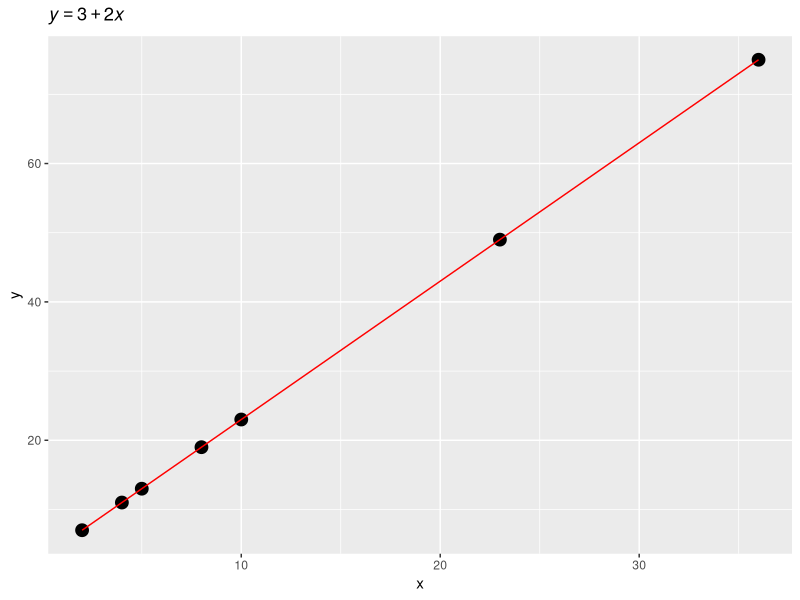
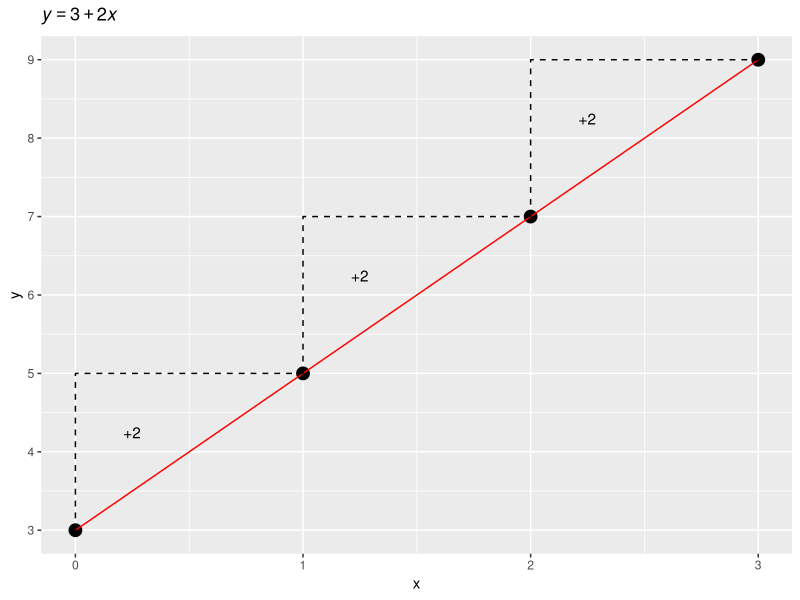
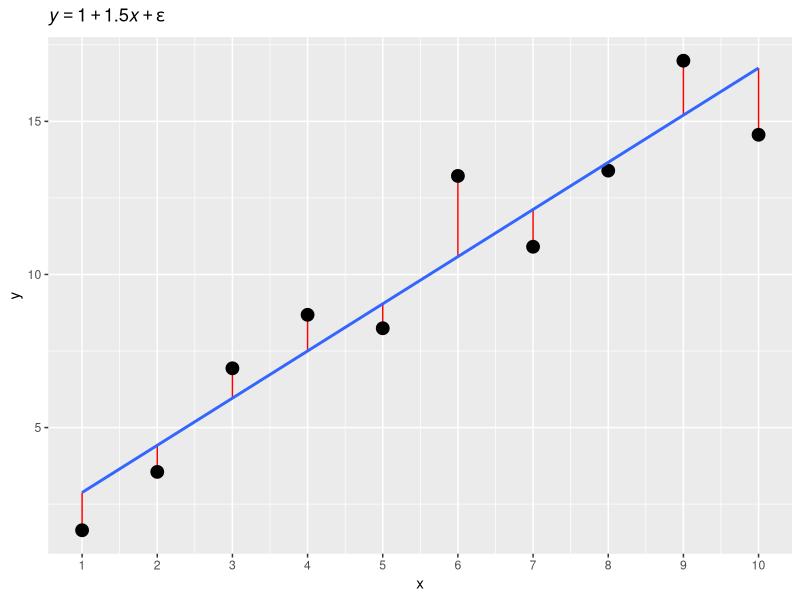

The R script that drew these images, in order:
## ---- chunk 1
#| label: setup
#| include: false

library(tidyverse)

## ---- chunk 2
#| label: homerwork
#| code-fold: true

library(tidyverse)

line <- tibble(
  x = c(2, 4, 5, 8, 10, 23, 36),
  y = 3 + 2 * x
)

ggplot(line, aes(x, y)) +
  geom_point(size = 4) +
  geom_line(colour = "red") +
  labs(title = bquote(italic(y) == 3 + 2 * italic(x)))
## ---- chunk 3
#| label: fig-unit-increase
#| fig-cap: "Illustration of the meaning of the slope: with a slope of 2, for each unit increase of $x$, $y$ increases by 2."
#| code-fold: true

line <- tibble(
  x = 0:3,
  y = 3 + 2 * x
)

ggplot(line, aes(x, y)) +
  geom_point(size = 4) +
  geom_line(colour = "red") +
  annotate("path", x = c(0, 0, 1), y = c(3, 5, 5), linetype = "dashed") +
  annotate("path", x = c(1, 1, 2), y = c(5, 7, 7), linetype = "dashed") +
  annotate("path", x = c(2, 2, 3), y = c(7, 9, 9), linetype = "dashed") +
  annotate("text", x = 0.25, y = 4.25, label = "+2") +
  annotate("text", x = 1.25, y = 6.25, label = "+2") +
  annotate("text", x = 2.25, y = 8.25, label = "+2") +
  scale_y_continuous(breaks = 0:15) +
  labs(title = bquote(italic(y) == 3 + 2 * italic(x)))
## ---- chunk 4
#| label: fig-error
#| fig-cap: "Illustration of residual error."
#| code-fold: true

set.seed(4321)
x <- 1:10
y <- (1 + 1.5 * x) + rnorm(10, 0, 2)

line <- tibble(
  x = x,
  y = y
)

m <- lm(y ~ x)
yhat <- m$fitted.values
diff <- y - yhat
ggplot(line, aes(x, y)) +
  geom_segment(aes(x = x, xend = x, y = y, yend = yhat), colour = "red") +
  geom_point(size = 4) +
  geom_smooth(method = "lm", formula = y ~ x, se = FALSE) +
  scale_x_continuous(breaks = 1:10) +
  labs(title = bquote(italic(y) == 1 + 1.5 * italic(x) + epsilon))
